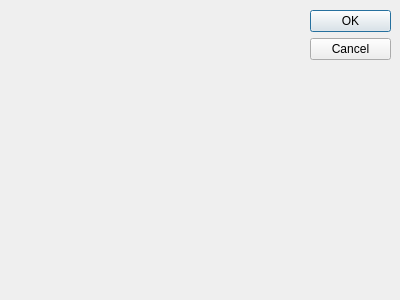
<?xml version="1.0" encoding="UTF-8"?>
<ui version="4.0">
 <class>Dialog</class>
 <widget class="QDialog" name="Dialog">
  <property name="geometry">
   <rect>
    <x>0</x>
    <y>0</y>
    <width>400</width>
    <height>300</height>
   </rect>
  </property>
  <property name="windowTitle">
   <string>Dialog</string>
  </property>
  <widget class="QDialogButtonBox" name="buttonBox">
   <property name="geometry">
    <rect>
     <x>310</x>
     <y>10</y>
     <width>81</width>
     <height>271</height>
    </rect>
   </property>
   <property name="orientation">
    <enum>Qt::Vertical</enum>
   </property>
   <property name="standardButtons">
    <set>QDialogButtonBox::Cancel|QDialogButtonBox::Ok</set>
   </property>
  </widget>
  <widget class="QWidget" name="chart" native="true">
   <property name="geometry">
    <rect>
     <x>20</x>
     <y>9</y>
     <width>281</width>
     <height>271</height>
    </rect>
   </property>
   <layout class="QVBoxLayout" name="verticalLayout"/>
  </widget>
 </widget>
 <resources/>
 <connections>
  <connection>
   <sender>buttonBox</sender>
   <signal>accepted()</signal>
   <receiver>Dialog</receiver>
   <slot>accept()</slot>
   <hints>
    <hint type="sourcelabel">
     <x>248</x>
     <y>254</y>
    </hint>
    <hint type="destinationlabel">
     <x>157</x>
     <y>274</y>
    </hint>
   </hints>
  </connection>
  <connection>
   <sender>buttonBox</sender>
   <signal>rejected()</signal>
   <receiver>Dialog</receiver>
   <slot>reject()</slot>
   <hints>
    <hint type="sourcelabel">
     <x>316</x>
     <y>260</y>
    </hint>
    <hint type="destinationlabel">
     <x>286</x>
     <y>274</y>
    </hint>
   </hints>
  </connection>
 </connections>
</ui>
